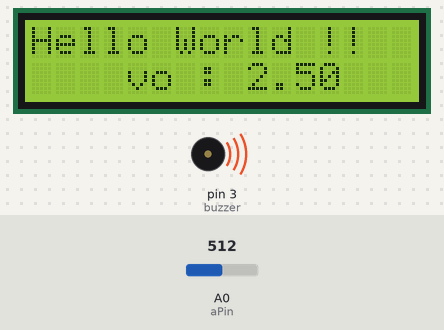
Bench run of a sketch on a simulated Arduino Uno, built with avr-gcc and run on an emulated ATmega328P. On the bench: 16×2 character LCD, buzzer (waves = sounding). The test bench sets the inputs (shaded band); at power-on: A0 (aPin) = 512. What the sketch prints to the serial monitor is not drawn.

Above: at 1.2 s.
1.3 s: A0 (aPin) set to 493
At 3.2 s:
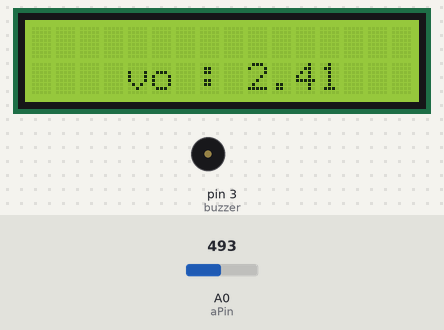
3.8 s: A0 (aPin) set to 716
At 5.6 s:
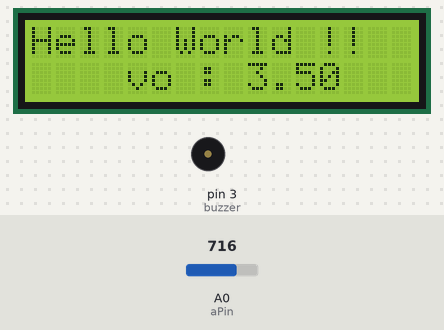
6.3 s: A0 (aPin) set to 511
At 8.7 s:
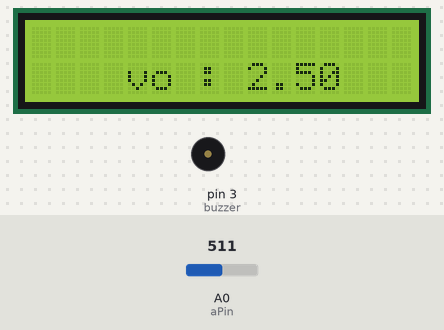
Timing chart, 0 to 10.2 s (numbered marks = the images above; inputs shaded):
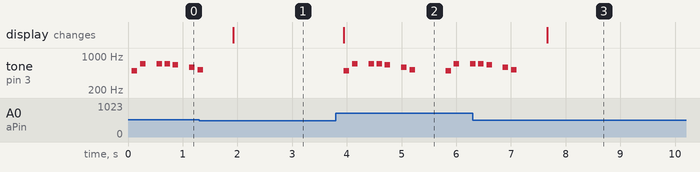

Measured:
- the behaviour switches between 512 and 511 on A0 (aPin) (found by bisection; images 0 and 1)
- after the input at 1.3 s, tone on pin 3 (buzzer): goes on until 1.4 s, then stays silent; the display: changes after 0.63 s (image 1)
- after the input at 3.8 s, tone on pin 3 (buzzer): plays 493 Hz for 0.10 s, 698 Hz for 0.10 s, 698 Hz for 0.10 s, 698 Hz for 0.10 s, 659 Hz for 0.10 s, 587 Hz for 0.10 s … (10 notes in this stretch), starting after 0.15 s; the display: changes after 0.15 s (image 2)
- after the input at 6.3 s, tone on pin 3 (buzzer): goes on until 7.1 s, then stays silent; the display: changes after 1.4 s (image 3)
- by itself, tone on pin 3 (buzzer): plays 493 Hz for 0.10 s, 698 Hz for 0.10 s, 698 Hz for 0.10 s, 698 Hz for 0.10 s, 659 Hz for 0.10 s, 587 Hz for 0.10 s … (7 notes in this stretch)

The sketch:

Sourcecode.ino
```cpp
#include <LiquidCrystal.h>

const int aPin = A0;  //アナログピン番号変数宣言
const int buzzer = 3; //ブザーピン番号変数宣言
LiquidCrystal lcd( 4, 6, 10, 11, 12, 13 );  //LCD通信ピン指定
void _playSound();  //プロトタイプ宣言

void setup() {
  /*-----初期化-----*/
  Serial.begin(9600);      //シリアル通信開始
  pinMode(buzzer,OUTPUT);  //３番ピン(ブザー)を出力に設定
  lcd.begin( 16, 2 );      //LCD通信を開始
  lcd.clear();             //LCDをクリアしてカーソル位置を初期化
  lcd.setCursor(0, 0);     //カーソルを左上にセット
  lcd.print("");           //LCDへ出力
  tone(buzzer,523);        //初期化完了ブザー
}

void loop() {
  int raw;                    //生値格納用変数
  float vo;                   //ボルトへ変換した値を格納する変数
  raw = analogRead(aPin);     //入力生値の読み取り
  vo = raw * 5.0f / 1023.0f;  //生値からボルトへ変換
  /*-----シリアル出力-----*/
  Serial.print("RawData: ");
  Serial.print(raw);
  Serial.print(", Vo : ");
  Serial.print(vo);
  Serial.println("");
  /*---------------------*/
  lcd.clear();          //LCDをクリアしてカーソル位置を初期化
  lcd.setCursor(4, 1);  //カーソルを左下４文字目にセット
  lcd.print("vo : ");   //LCDへ出力
  lcd.print(vo);        //LCDへ出力
  lcd.setCursor(0,0);   //カーソルを左上にセット
  if(vo > 2.5f){
    lcd.print("Hello World !!");  //LCDへ出力
    _playSound();
  }else{
    lcd.print("");   //LCDへ出力
    noTone(buzzer);  //ブザー無音
  }
  delay(500); //500ms遅延
}

void _playSound(){
  int outTone[9] = {493, 698, 0, 698, 698, 659, 0, 587, 523};  //音階周波数配列
  for (int i = 0; i < 9; i++) {
      tone(buzzer, outTone[i], 100); //配列内周波数でブザー音発生
      delay(150);                    //150ms遅延
    }
}
```
